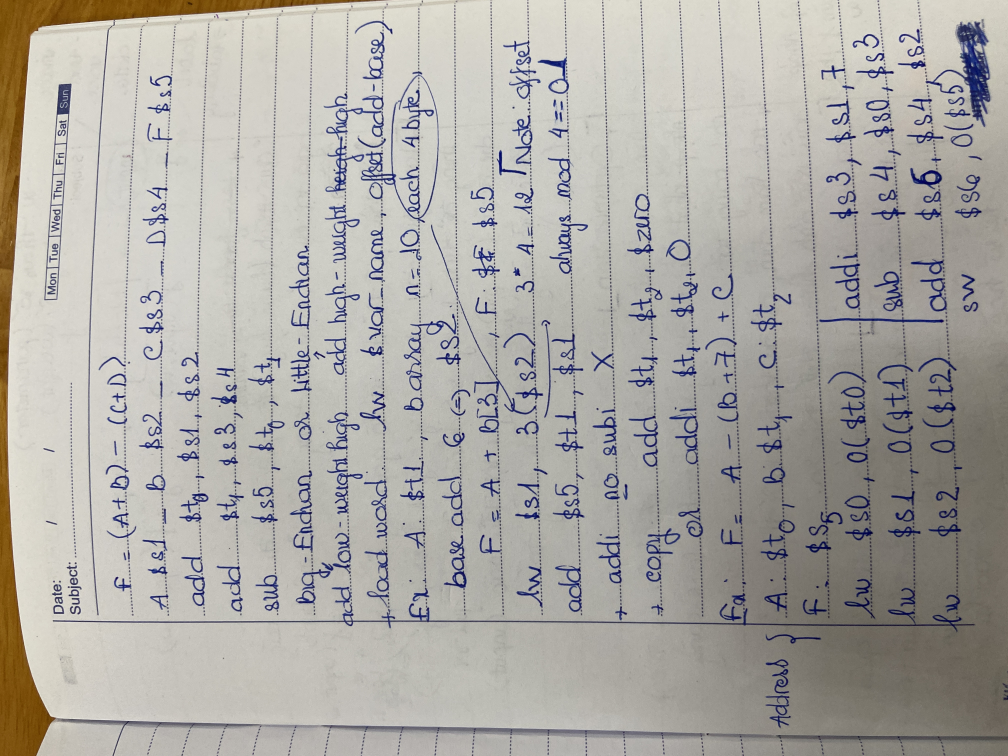
#> input picture PROJECT/Raw Data/IMG_0487.JPG, 4032 x 3024 px, given as the content of the folder t/content/mount/MyDrive/VietnameseHandWritingDataset/Dataset, which was not available (shown at 1/4 size)
$ jupyter execute --allow-errors DoAn.ipynb   (shell and % lines are left out)   (text cells are left out)
#> lines starting #> are read from the running program, lines starting #| are printed output that depends on the picture; pictures that were not available may be replaced by others from this repository, and a replacement may not be noted
[cell 1]
import os
import cv2
from PIL import Image, ImageOps
import matplotlib.pyplot as plt
import pandas as pd
import numpy as np
from sklearn.model_selection import train_test_split
from skimage.feature import hog

[cell 2]
FJoin  = os.path.join

[cell 3]
from google.colab import files
files.upload()
#> the answer given: IMG_0487.JPG

[cell 4]
folder = '/content/content/mount/MyDrive/VietnameseHandWritingDataset/Dataset'

[cell 5]
n_testcase = len(os.listdir(folder))
print(n_testcase)

[cell 6]
list_char = sorted(os.listdir(folder))
print((list_char))

[cell 7]
link_folder = [FJoin(folder, f) for f in list_char]
print(link_folder)

[cell 8]
size_img = []
for f in link_folder:
    list_img_link = [FJoin(f, img_link) for img_link in os.listdir(f)]
    for img_link in list_img_link:
        img = Image.open(img_link)
#> img is the input picture: PIL image 4032x3024 RGB; mean R, G, B 172.8, 170, 164.6
        size_img.append(img.size)
df = pd.DataFrame(size_img, columns=['width', 'height'])
#> df = table of 1 rows and 2 columns
df.describe()
#> Out = table of 8 rows and 2 columns

[cell 9]
for f in link_folder:
    list_img_link = [FJoin(f, img_link) for img_link in os.listdir(f)]
    for img_link in list_img_link:
        img = Image.open(img_link)
        img = img.resize((52, 58))
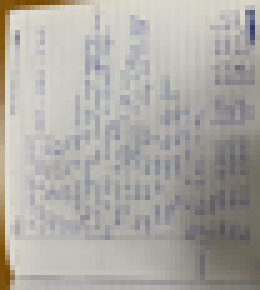
#> img: PIL image 52x58 RGB (shown 5 times larger); mean R, G, B 172.8, 170.1, 164.8
        img.save(img_link)

[cell 10]
size_img = []
for f in link_folder:
    list_img_link = [FJoin(f, img_link) for img_link in os.listdir(f)]
    for img_link in list_img_link:
        img = Image.open(img_link)
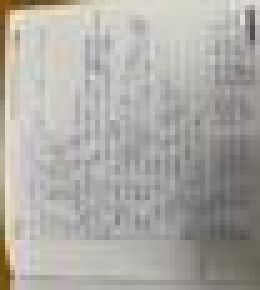
#> img: PIL image 52x58 RGB (shown 5 times larger); mean R, G, B 172.8, 170, 164.5
        size_img.append(img.size)
df = pd.DataFrame(size_img, columns=['width', 'height'])
df.describe()
#> Out = table of 8 rows and 2 columns

[cell 11]
plt.imshow(Image.open('/content/content/mount/MyDrive/VietnameseHandWritingDataset/Dataset/a/7103.jpg'))

[cell 12]
img = Image.open('/content/content/mount/MyDrive/VietnameseHandWritingDataset/Dataset/a/7103.jpg')
img = img.crop((3, 3, 50, 56)).convert('1')
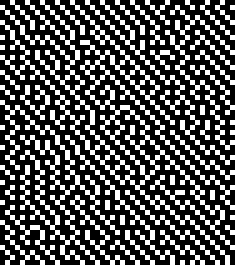
#> img: PIL image 47x53 1 (shown 5 times larger); 33.9% white in thin lines or dots
plt.imshow(img)

[cell 13]
#Code resize và crop tất cả các ảnh
size_img = []
for f in link_folder:
    list_img_link = [FJoin(f, img_link) for img_link in os.listdir(f)]
    for img_link in list_img_link:
        img = Image.open(img_link)
        img = img.crop((3, 3, 50, 56)).convert('1')
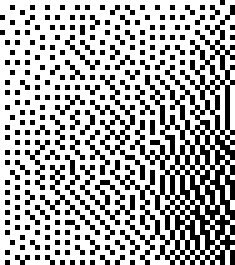
#> img: PIL image 47x53 1 (shown 5 times larger); 67.2% white; black in thin lines or dots
        img.save(img_link)

$ run again, on PROJECT/Raw Data/IMG_0488.JPG
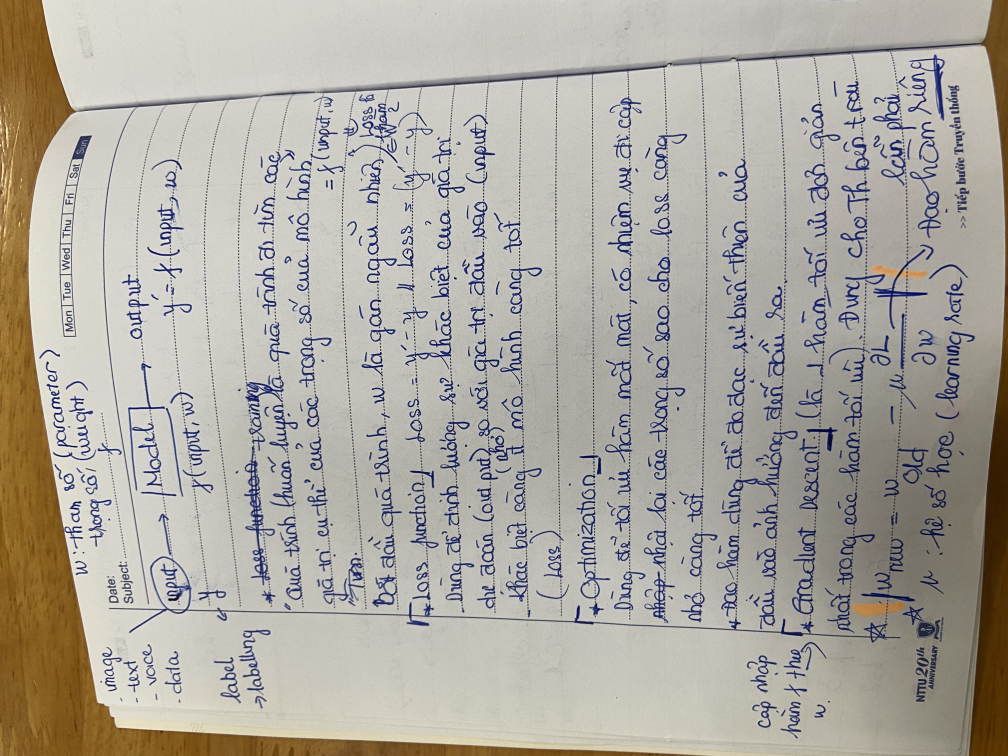
#> input picture PROJECT/Raw Data/IMG_0488.JPG, 4032 x 3024 px, given as the content of the folder t/content/mount/MyDrive/VietnameseHandWritingDataset/Dataset, which was not available (shown at 1/4 size)
#> img is the input picture: PIL image 4032x3024 RGB; mean R, G, B 173.6, 169.3, 160.8
#> `img = img.crop((3, 3, 50, 56)).convert('1')`:
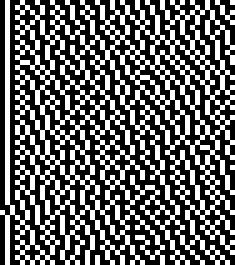
#> img: PIL image 47x53 1 (shown 5 times larger); 39.5% white in thin lines or dots
#> `img = img.crop((3, 3, 50, 56)).convert('1')`:
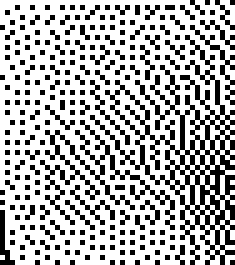
#> img: PIL image 47x53 1 (shown 5 times larger); 68.4% white; black in thin lines or dots

$ run again, on PROJECT/Raw Data/IMG_0489.JPG
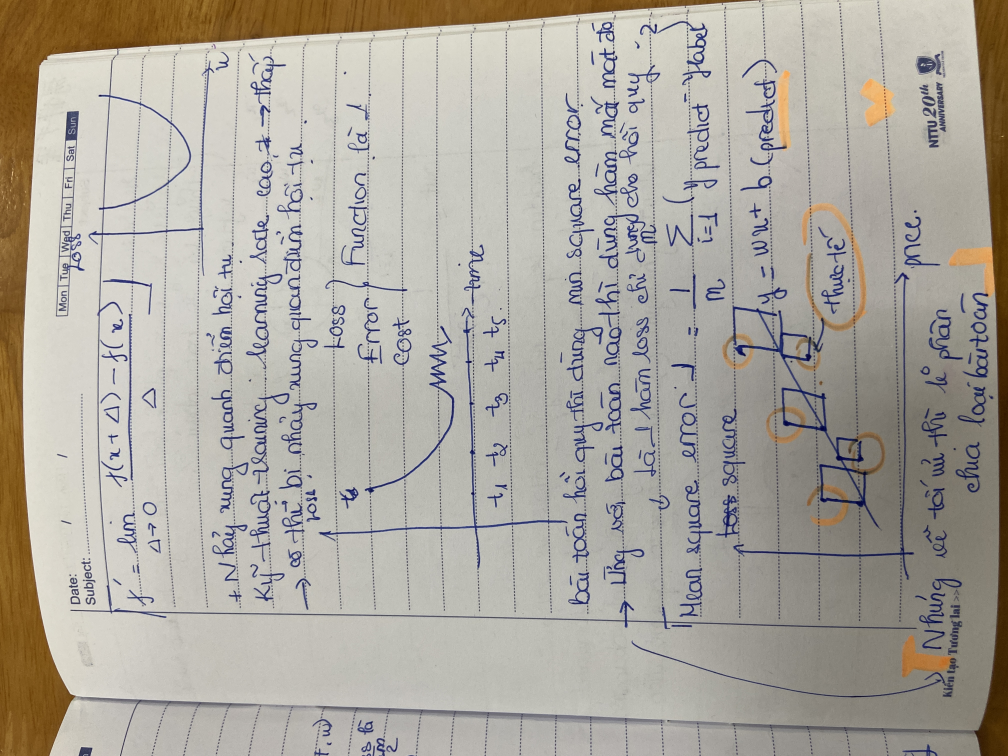
#> input picture PROJECT/Raw Data/IMG_0489.JPG, 4032 x 3024 px, given as the content of the folder t/content/mount/MyDrive/VietnameseHandWritingDataset/Dataset, which was not available (shown at 1/4 size)
#> img is the input picture: PIL image 4032x3024 RGB; mean R, G, B 172.6, 167.7, 158.6
#> `img = img.crop((3, 3, 50, 56)).convert('1')`:
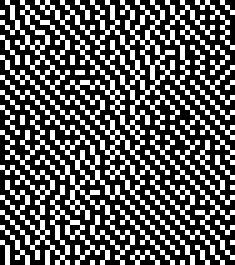
#> img: PIL image 47x53 1 (shown 5 times larger); 35.2% white in thin lines or dots
#> `img = img.crop((3, 3, 50, 56)).convert('1')`:
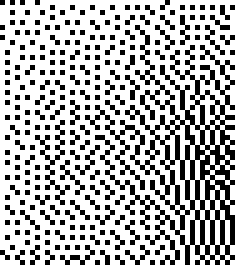
#> img: PIL image 47x53 1 (shown 5 times larger); 68.5% white; black in thin lines or dots
